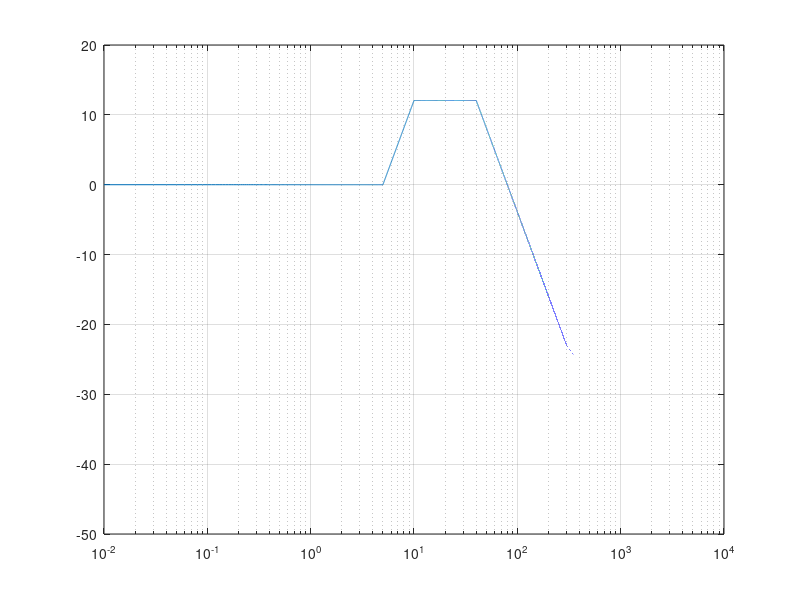
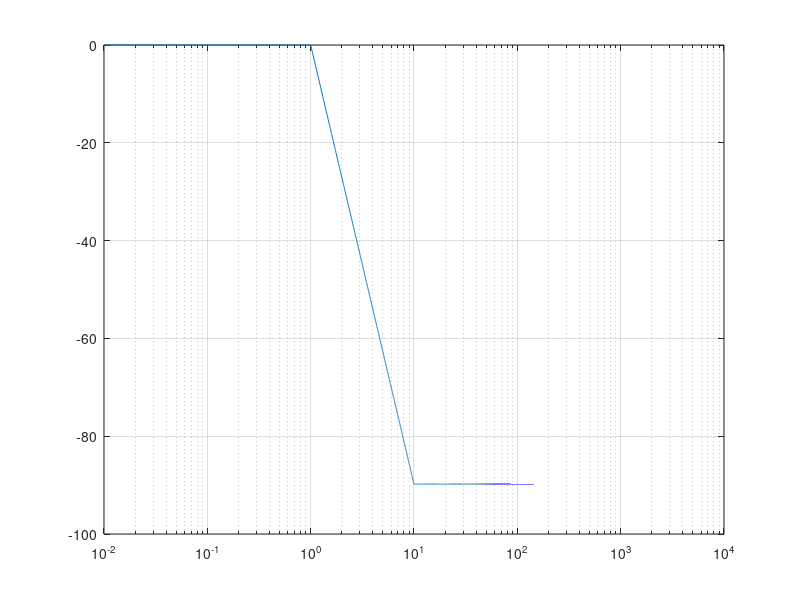

Recreate these plots in MATLAB, in order.
clear
clc
close all

w=[0:0.01:3500];

k=0*ones(size(w));
G=8.7;

fact1=-2*G*(log(w/10)).*(w>=10);
fase1=-39*(log(w/1)).*(w>=1)+39*(log(w/10)).*(w>=10);

fact2=1*G*(log(w/300).*(w>=300));
fact3=2*G*(log(w/5).*(w>=5));
fact4=-2*G*(log(w/40).*(w>=40));

semilogx(w,k+fact1+fact2+fact3+fact4)
grid
figure
semilogx(w,fase1)
grid

%plot(w,k+fact1+fact2+fact3)